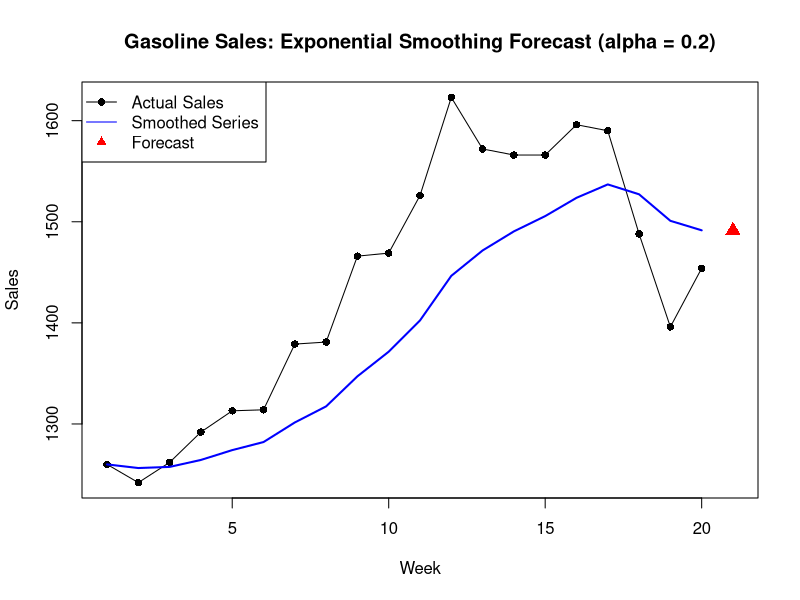

Write R code to recreate this figure.
# Adds charting + an actual forecast to exponentialsmoothing.r, which
# computes an exponentially-smoothed series but never plots it or
# forecasts a future period.

library(TTR)

set.seed(42)
gasoline_sales <- round(1200 + cumsum(rnorm(20, mean = 5, sd = 40)))
weeks <- 1:length(gasoline_sales)

# exponential smoothing with alpha = 0.2 (same as the original file's ratio)
gas_ema.2 <- EMA(gasoline_sales, n = 1, ratio = 0.2)

# the forecast for the NEXT period equals the most recent smoothed value
next_week <- length(weeks) + 1
forecast_value <- tail(gas_ema.2, 1)

# --- chart: actual sales, the smoothed line, and the forecast point ---
plot(weeks, gasoline_sales, type = "o", pch = 16, col = "black",
     xlim = c(1, next_week), ylim = range(c(gasoline_sales, forecast_value)),
     main = "Gasoline Sales: Exponential Smoothing Forecast (alpha = 0.2)",
     xlab = "Week", ylab = "Sales")
lines(weeks, gas_ema.2, col = "blue", lwd = 2)
points(next_week, forecast_value, col = "red", pch = 17, cex = 1.5)
legend("topleft", legend = c("Actual Sales", "Smoothed Series", "Forecast"),
       col = c("black", "blue", "red"), pch = c(16, NA, 17), lty = c(1, 1, NA))

cat("Forecast for week", next_week, ":", forecast_value, "\n")
